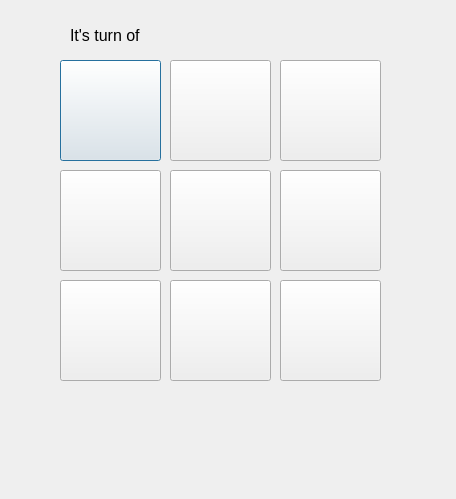
<?xml version="1.0" encoding="UTF-8"?>
<ui version="4.0">
 <class>playground_PNR</class>
 <widget class="QDialog" name="playground_PNR">
  <property name="geometry">
   <rect>
    <x>0</x>
    <y>0</y>
    <width>456</width>
    <height>499</height>
   </rect>
  </property>
  <property name="windowTitle">
   <string>Tic-Tac-Toe</string>
  </property>
  <widget class="QPushButton" name="pushButton_1_PNR">
   <property name="geometry">
    <rect>
     <x>60</x>
     <y>60</y>
     <width>101</width>
     <height>101</height>
    </rect>
   </property>
   <property name="text">
    <string/>
   </property>
   <property name="checkable">
    <bool>true</bool>
   </property>
  </widget>
  <widget class="QPushButton" name="pushButton_2_PNR">
   <property name="geometry">
    <rect>
     <x>170</x>
     <y>60</y>
     <width>101</width>
     <height>101</height>
    </rect>
   </property>
   <property name="text">
    <string/>
   </property>
   <property name="checkable">
    <bool>true</bool>
   </property>
  </widget>
  <widget class="QPushButton" name="pushButton_3_PNR">
   <property name="geometry">
    <rect>
     <x>280</x>
     <y>60</y>
     <width>101</width>
     <height>101</height>
    </rect>
   </property>
   <property name="text">
    <string/>
   </property>
   <property name="checkable">
    <bool>true</bool>
   </property>
  </widget>
  <widget class="QPushButton" name="pushButton_6_PNR">
   <property name="geometry">
    <rect>
     <x>280</x>
     <y>170</y>
     <width>101</width>
     <height>101</height>
    </rect>
   </property>
   <property name="text">
    <string/>
   </property>
   <property name="checkable">
    <bool>true</bool>
   </property>
  </widget>
  <widget class="QPushButton" name="pushButton_4_PNR">
   <property name="geometry">
    <rect>
     <x>60</x>
     <y>170</y>
     <width>101</width>
     <height>101</height>
    </rect>
   </property>
   <property name="text">
    <string/>
   </property>
   <property name="checkable">
    <bool>true</bool>
   </property>
  </widget>
  <widget class="QPushButton" name="pushButton_5_PNR">
   <property name="geometry">
    <rect>
     <x>170</x>
     <y>170</y>
     <width>101</width>
     <height>101</height>
    </rect>
   </property>
   <property name="text">
    <string/>
   </property>
   <property name="checkable">
    <bool>true</bool>
   </property>
  </widget>
  <widget class="QPushButton" name="pushButton_9_PNR">
   <property name="geometry">
    <rect>
     <x>280</x>
     <y>280</y>
     <width>101</width>
     <height>101</height>
    </rect>
   </property>
   <property name="text">
    <string/>
   </property>
   <property name="checkable">
    <bool>true</bool>
   </property>
  </widget>
  <widget class="QPushButton" name="pushButton_7_PNR">
   <property name="geometry">
    <rect>
     <x>60</x>
     <y>280</y>
     <width>101</width>
     <height>101</height>
    </rect>
   </property>
   <property name="text">
    <string/>
   </property>
   <property name="checkable">
    <bool>true</bool>
   </property>
  </widget>
  <widget class="QPushButton" name="pushButton_8_PNR">
   <property name="geometry">
    <rect>
     <x>170</x>
     <y>280</y>
     <width>101</width>
     <height>101</height>
    </rect>
   </property>
   <property name="text">
    <string/>
   </property>
   <property name="checkable">
    <bool>true</bool>
   </property>
  </widget>
  <widget class="QLabel" name="turnLabel_PNR">
   <property name="geometry">
    <rect>
     <x>70</x>
     <y>20</y>
     <width>161</width>
     <height>31</height>
    </rect>
   </property>
   <property name="text">
    <string>&lt;html&gt;&lt;head/&gt;&lt;body&gt;&lt;p&gt;&lt;span style=&quot; font-size:12pt;&quot;&gt;It's turn of&lt;/span&gt;&lt;/p&gt;&lt;/body&gt;&lt;/html&gt;</string>
   </property>
  </widget>
  <widget class="QLabel" name="playerLabel_PNR">
   <property name="geometry">
    <rect>
     <x>170</x>
     <y>20</y>
     <width>161</width>
     <height>31</height>
    </rect>
   </property>
   <property name="text">
    <string>&lt;html&gt;&lt;head/&gt;&lt;body&gt;&lt;p&gt;&lt;br/&gt;&lt;/p&gt;&lt;/body&gt;&lt;/html&gt;</string>
   </property>
  </widget>
  <widget class="QLabel" name="turnLabel_PNR_2">
   <property name="geometry">
    <rect>
     <x>60</x>
     <y>400</y>
     <width>161</width>
     <height>31</height>
    </rect>
   </property>
   <property name="text">
    <string>&lt;html&gt;&lt;head/&gt;&lt;body&gt;&lt;p&gt;&lt;br/&gt;&lt;/p&gt;&lt;/body&gt;&lt;/html&gt;</string>
   </property>
  </widget>
 </widget>
 <resources/>
 <connections/>
</ui>
